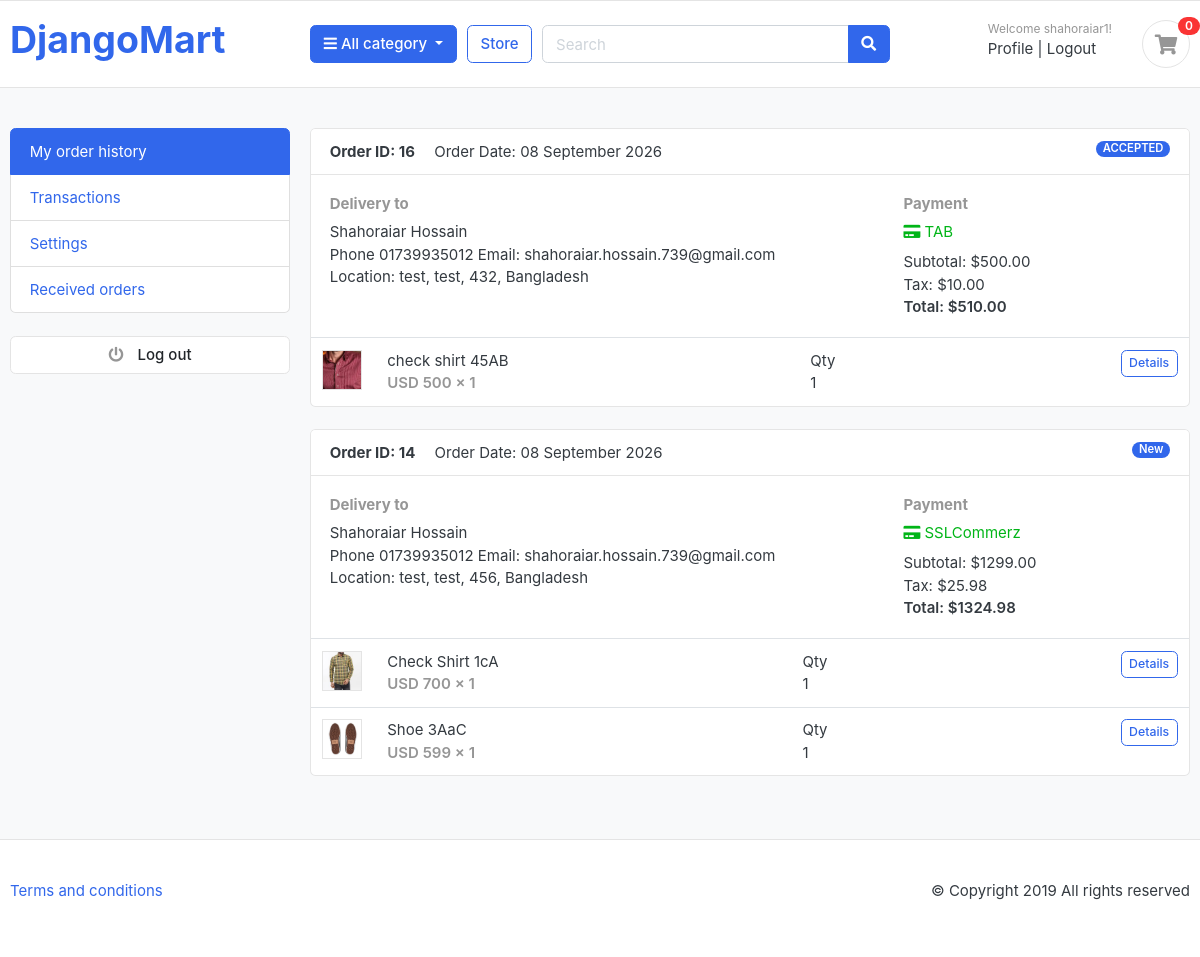
Screenshot of /account/profile/ (signed in) with the database file from the repository.
### orders/models.py (models this page shows, shortened)
class Order(models.Model):
    STATUS = (
        ('new', 'NEW'),
        ('accepted', 'ACCEPTED'),
        ('completed', 'COMPLETED'),
        ('cancelled', 'CANCELLED'),
    )
    user = models.ForeignKey(User, on_delete=models.CASCADE)
    payment = models.ForeignKey(Payment, on_delete=models.SET_NULL, blank=True, null=True)
    order_no = models.CharField(max_length=100)
    first_name = models.CharField(max_length=100)
    last_name = models.CharField(max_length=100)
    phone = models.CharField(max_length=100)
    email = models.EmailField(max_length=50)
    address_line1 = models.CharField(max_length=100)
    address_line2 = models.CharField(max_length=100, blank=True)
    country = models.CharField(max_length=100)
    state = models.CharField(max_length=100)
    city = models.CharField(max_length=100)
    order_note = models.CharField(max_length=100, blank=True)
    order_total = models.FloatField()
    tax = models.FloatField()
    status = models.CharField(max_length=30, choices=STATUS, default='new')
    ip = models.CharField(max_length=100, blank=True, null=True)
    is_ordered = models.BooleanField(default=False)
    created_at = models.DateTimeField(auto_now_add=True)
    def full_name(self):
        return f'{self.first_name} {self.last_name}'.strip()
    def full_address(self):
        parts = [self.address_line1, self.address_line2, self.city, self.state, self.country]
        return ', '.join(p for p in parts if p)
    def subtotal(self):
        return max(self.order_total - self.tax, 0)

class Payment(models.Model):
    user = models.ForeignKey(User, on_delete=models.CASCADE)
    payment_id = models.CharField(max_length=100)
    payment_method = models.CharField(max_length=100)
    amount_paid = models.FloatField()
    status = models.CharField(max_length=100)
    created_at = models.DateTimeField(auto_now_add=True)

class OrderProduct(models.Model):
    order = models.ForeignKey(Order, on_delete=models.CASCADE, related_name='order_products')
    payment = models.ForeignKey(Payment, on_delete=models.SET_NULL, null=True, blank=True)
    user = models.ForeignKey(User, on_delete=models.CASCADE)
    product = models.ForeignKey(Product, on_delete=models.CASCADE)
    quantity = models.IntegerField()
    ordered = models.BooleanField(default=False)
    created = models.DateTimeField(auto_now_add=True)

### category/models.py (models this page shows, shortened)
class Product(models.Model) :
    product_name = models.CharField(max_length=100 , unique= True)
    slug = models.SlugField(max_length=255 , unique=True)
    description = models.TextField(max_length=500 , blank = True)
    price = models.IntegerField()
    image = models.ImageField(upload_to='photos/products')
    stock = models.IntegerField()
    is_available = models.BooleanField(default=True)
    category = models.ForeignKey(Category,on_delete=models.CASCADE)
    created_date = models.DateTimeField(auto_now_add=True)
    modified_date = models.DateTimeField(auto_now=True)

### accounts/views.py (the view)
# urls.py: path('profile/', views.profile, name='profile'),
def profile(request):
    if not request.user.is_authenticated:
        return redirect('signin')
    orders = (
        Order.objects.filter(user=request.user, is_ordered=True)
        .select_related('payment')
        .prefetch_related(
            Prefetch(
                'order_products',
                queryset=OrderProduct.objects.select_related('product'),
            )
        )
        .order_by('-created_at')
    )
    return render(request, 'accounts/dashboard.html', {
        'orders': orders,
        'active_tab': 'orders',
    })

### Django_Mart/context_processors.py (called while the page is built)
def cart_items(request):
    session_id = request.session.session_key
    cart_item = None
    if request.user.is_authenticated:
        cart_item = CartItem.objects.filter(user=request.user)
    else:
        cart_id = Cart.objects.filter(cart_id=session_id).exists()
        if cart_id:
            modelid = Cart.objects.get(cart_id=session_id)
            cart_item = CartItem.objects.filter(cart=modelid)
    return {'cart_item': cart_item}

def category_name(request) :
    categories = Category.objects.all()
    return {'categories': categories}

### accounts/templates/accounts/dashboard.html (shortened to what this page needs)
{% extends "base.html" %}
{% load static %}
{% block navbar %}
<section class="section-conten padding-y bg">
  <div class="container">
    <div class="row">
      <aside class="col-md-3">
        {% include "accounts/_dashboard_sidebar.html" %}
      </aside>
      <main class="col-md-9">
        {% if orders %}
          {% for order in orders %}
          <article class="card mb-4">
            <header class="card-header">
              <strong class="d-inline-block mr-3">Order ID: {{ order.order_no }}</strong>
              <span>Order Date: {{ order.created_at|date:"d F Y" }}</span>
              <span class="float-right badge badge-pill badge-primary">{{ order.get_status_display|default:order.status }}</span>
            </header>
            <div class="card-body">
              <div class="row">
                <div class="col-md-8">
                  <h6 class="text-muted">Delivery to</h6>
                  <p>
                    {{ order.full_name }} <br>
                    Phone {{ order.phone }} Email: {{ order.email }} <br>
                    Location: {{ order.full_address }}
                  </p>
                </div>
                <div class="col-md-4">
                  <h6 class="text-muted">Payment</h6>
                  <span class="text-success">
                    <i class="fa fa-credit-card"></i>
                    {{ order.payment.payment_method|default:"SSLCommerz" }}
                  </span>
                  <p class="mt-2 mb-0">
                    Subtotal: ${{ order.subtotal|floatformat:2 }} <br>
                    Tax: ${{ order.tax|floatformat:2 }} <br>
                    <span class="b">Total: ${{ order.order_total|floatformat:2 }}</span>
                  </p>
                </div>
              </div>
            </div>
            <div class="table-responsive">
              <table class="table table-hover mb-0">
                {% for item in order.order_products.all %}
                <tr>
                  <td width="65">
                    {% if item.product.image %}
                      <img src="{{ item.product.image.url }}" class="img-xs border" alt="{{ item.product.product_name }}">
                    {% endif %}
                  </td>
                  <td>
                    <p class="title mb-0">{{ item.product.product_name }}</p>
                    <var class="price text-muted">USD {{ item.product.price }} × {{ item.quantity }}</var>
                  </td>
                  <td>
                    Qty<br>{{ item.quantity }}
                  </td>
                  <td width="250" class="text-right">
                    <a href="{% url 'order_detail' order.id %}" class="btn btn-outline-primary btn-sm">Details</a>
                  </td>
                </tr>
                {% empty %}
                <tr><td colspan="4" class="text-muted p-3">No products found for this order.</td></tr>
                {% endfor %}
              </table>
            </div>
          </article>
          {% endfor %}
        {% endif %}
      </main>
    </div>
  </div>
</section>
{% endblock navbar %}

### templates/base.html (shortened to what this page needs)
<!DOCTYPE html>
{% load static %}
<html lang="en">
<head>
  <link href="{% static 'css/bootstrap.css' %}" rel="stylesheet" type="text/css" />
  <link href="{% static 'fonts/fontawesome/css/all.min.css' %}" type="text/css" rel="stylesheet" />
  <link href="{% static 'css/ui.css' %}" rel="stylesheet" type="text/css" />
  <link href="{% static 'css/responsive.css' %}" rel="stylesheet" media="only screen and (max-width: 1200px)" />
</head>
<body>
  <header class="section-header">
    <section class="header-main border-bottom">
      <div class="container">
        <div class="row align-items-center">
          <div class="col-md-3 col-6">
            <a href="{% url 'home' %}" class="brand-wrap">
              <h1>DjangoMart</h1>
            </a>
          </div>
          <div class="col-lg col-sm col-md col-6 flex-grow-0">
            <div class="category-wrap dropdown d-inline-block float-right">
              <button type="button" class="btn btn-primary dropdown-toggle" data-toggle="dropdown">
                <i class="fa fa-bars"></i> All category
              </button>
            </div>
          </div>
          <a href="{% url 'store' %}" class="btn btn-outline-primary">Store</a>
          <div class="col-lg col-md-6 col-sm-12 col">
            <form action="{% url 'search' %}" method="get" class="search">
              <div class="input-group w-100">
                <input type="text" name="query" class="form-control" style="width: 60%" placeholder="Search" />
                <div class="input-group-append">
                  <button class="btn btn-primary" type="submit">
                    <i class="fa fa-search"></i>
                  </button>
                </div>
              </div>
            </form>
          </div>
          <div class="col-lg-3 col-sm-6 col-8 order-2 order-lg-3">
            <div class="d-flex justify-content-end mb-3 mb-lg-0">
              {% if user.is_authenticated %}
              <div class="widget-header">
                <small class="title text-muted">Welcome {{request.user.username}}!</small>
                <div>
                  <a href="{% url 'profile' %}"> Profile </a>
                  <span class="dark-transp"> | </span>
                  <a href="{% url 'logout' %}"> Logout </a>
                </div>
              </div>
              {% endif %}
              <a href="{% url 'cart' %}" class="widget-header pl-3 ml-3">
                <div class="icon icon-sm rounded-circle border">
                  <i class="fa fa-shopping-cart"></i>
                </div>
                <span class="badge badge-pill badge-danger notify">{{cart_item|length}}</span>
              </a>
            </div>
          </div>
        </div>
      </div>
    </section>
  </header>
  <div class="site-content">
    {% block navbar %}
    {% endblock navbar %}
  </div>
  <footer class="section-footer border-top padding-y">
    <div class="container">
      <p class="float-md-right">&copy Copyright 2019 All rights reserved</p>
      <p>
        <a href="#">Terms and conditions</a>
      </p>
    </div>
  </footer>
</body>
</html>

### static/css/ui.css (style rules this page uses)
html { font-family: "Inter", sans-serif; font-size: 15px; }
.icon-xs, .icon-sm, .icon-md, .icon-lg { display: inline-block; text-align: center; flex-shrink: 0; flex-grow: 0; }
.icon-sm { width: 48px; height: 48px; line-height: 48px !important; font-size: 20px; }
.img-xs, .img-sm, .img-md, .img-lg { -o-object-fit: cover; object-fit: cover; flex-shrink: 0; flex-grow: 0; }
.img-xs { width: 40px; height: 40px; }
.padding-y { padding-top: 40px; padding-bottom: 40px; }
var { font-style: normal; }
article:after, .form-group:after { display: block; clear: both; content: ""; }
.bg { background-color: #f8f9fa; }
.b { font-weight: 600; }
p:last-child { margin-bottom: 0; }
.header-main { position: relative; padding-top: 1rem; padding-bottom: 1rem; }
.widget-header { display: inline-block; vertical-align: middle; position: relative; }
.widget-header a { color: #343a40; }
.widget-header i { color: #969696; }
.widget-header .title { display: block; }
.widget-header .notify { position: absolute; top: -3px; right: -10px; }
.notify { position: absolute; top: -4px; right: -10px; display: inline-block; padding: 0.25em 0.6em; font-size: 12px; line-height: 1; text-align: center; border-radius: 3rem; color: #fff; background-color: #fa3434; }
.price { font-weight: 600; color: #212529; }

### templates/base.html (style rules this page uses)
html, body { height: 100%; }
body { min-height: 100vh; display: flex; flex-direction: column; margin: 0; }
body > .site-content { flex: 1 0 auto; width: 100%; }
body > .section-footer { flex-shrink: 0; margin-top: auto; width: 100%; }

### rows the page displays
Order: order_no "16", created_at "08 September 2026", status "ACCEPTED", full_name "Shahoraiar Hossain", phone "01739935012", email "shahoraiar.hossain.739@gmail.com", full_address "test, test, 432, Bangladesh", payment.payment_method "TAB", subtotal "500.00", tax "10.00", order_total "510.00"
OrderProduct: product.image (picture), product.product_name "check shirt 45AB", product.price "500", quantity "1"
Order: order_no "14", created_at "08 September 2026", status "New", full_name "Shahoraiar Hossain", phone "01739935012", email "shahoraiar.hossain.739@gmail.com", full_address "test, test, 456, Bangladesh", payment.payment_method "SSLCommerz", subtotal "1299.00", tax "25.98", order_total "1324.98"
OrderProduct: product.image (picture), product.product_name "Check Shirt 1cA", product.price "700", quantity "1"
OrderProduct: product.image (picture), product.product_name "Shoe 3AaC", product.price "599", quantity "1"

### other values shown
{{ request.user.username }} "shahoraiar1"
{{ cart_item|length }} "0"
